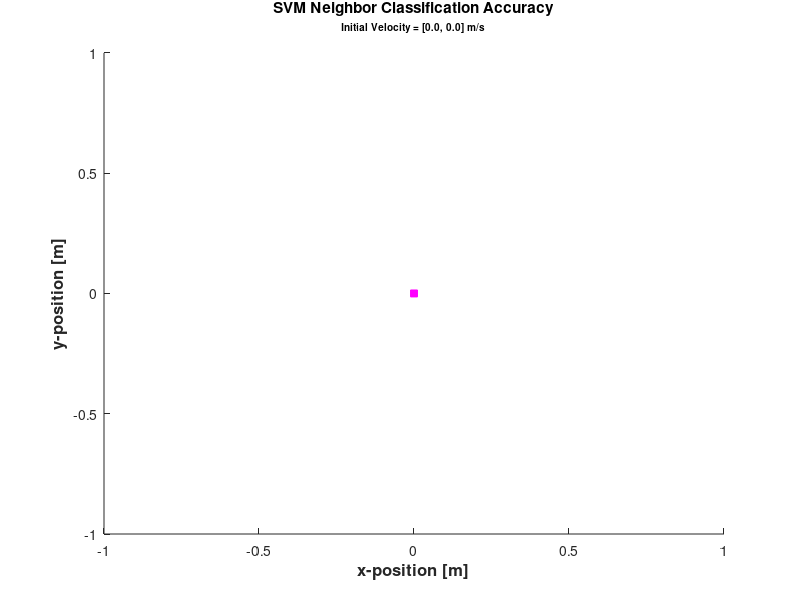

This chart was generated by the following MATLAB code: (Note: this script raises an error after producing the figure.)
% DblIntQuad_NeighborSVMVisual attempts to visualize the accuracy of the 
%   SVM classifier
%
% AUTHOR:   Ross Allen
% DATE:     Feb 29, 2016

clear xVals yVals vVals x_i y_i v_i initState finalState featVec reachableSet
clear probinfo mainTitleStr subTitleStr savefile blankStr
clear fig plotInit plotMisClass plotNonReachable plotReachable
close all

xVals = -15:1:15;
yVals = -15:1:15;
vVals = 0:2:14;
% vVals = 6;
initState = zeros(1,6);

for v_i = 1:length(vVals)
    
    % set velocity for initial state
    initState(5) = vVals(v_i);
    
    % set up plot
    fig = figure; hold on;
    blankStr = sprintf([blanks(1)]);
    mainTitleStr = 'SVM Neighbor Classification Accuracy';
    subTitleStr = sprintf('Initial Velocity = [0.0, %0.1f] m/s', vVals(v_i));
    subTitleStr = sprintf(['\\fontsize{10}' subTitleStr]);
    title({mainTitleStr; subTitleStr; blankStr});
    xlabel('x-position [m]', 'FontSize',12,'FontWeight','bold');
    ylabel('y-position [m]', 'FontSize',12,'FontWeight','bold');
    plot3(initState(1), initState(2), initState(3), 'ms', 'MarkerSize', 5, 'MarkerFaceColor','m');
    plotInit = quiver(initState(1), initState(2), initState(4), initState(5), 'm', 'MarkerSize', 10, 'LineWidth', 5, 'MaxHeadSize', 1.0);
    
    % iterate through x,y coords
    for x_i = 1:length(xVals)
        for y_i = 1:length(yVals)
            finalState{v_i}{x_i, y_i} = ...
                [xVals(x_i), yVals(y_i), 0, 0, 0, 0];
            featVec = mpinfo.learning.neighbor.featureSet(...
                initState, finalState{v_i}{x_i, y_i});
            reachableSet{v_i}(x_i, y_i) = is_reachable( ...
                mpinfo.learning.neighbor.svm_output, featVec);
            
            
            clear probinfo
            probinfo.numerics.n_nodes = mpinfo.sampling.nTrajNodes;
            probinfo.robot = mpinfo.robot;
            probinfo.environment = mpinfo.environment;
            probinfo.options = mpinfo.offlineOptions;
            probinfo.options.print_summary = false;
            probinfo.options.plot_results = false;
            probinfo.options.costThreshold = NaN;
            probinfo.boundary_values.x0 = initState(1);
            probinfo.boundary_values.y0 = initState(2);
            probinfo.boundary_values.z0 = initState(3);
            probinfo.boundary_values.vx0 = initState(4);
            probinfo.boundary_values.vy0 = initState(5);
            probinfo.boundary_values.vz0 = initState(6);
            probinfo.boundary_values.xf = finalState{v_i}{x_i, y_i}(1);
            probinfo.boundary_values.yf = finalState{v_i}{x_i, y_i}(2);
            probinfo.boundary_values.zf = finalState{v_i}{x_i, y_i}(3);
            probinfo.boundary_values.vxf = finalState{v_i}{x_i, y_i}(4);
            probinfo.boundary_values.vyf = finalState{v_i}{x_i, y_i}(5);
            probinfo.boundary_values.vzf = finalState{v_i}{x_i, y_i}(6);
            probinfo = DblIntQuadOptimizer(probinfo, 0);
            if isfield(probinfo.solution, 'cost')
%                 if probinfo.solution.cost < mpinfo.learning.neighborCostThreshold
%                     plot3(xVals(x_i), yVals(y_i), probinfo.solution.cost, 'b.', 'MarkerSize',1);
%                 else
%                     plot3(xVals(x_i), yVals(y_i), probinfo.solution.cost, 'k.', 'MarkerSize',1);
%                 end
            else
                disp('No Solution');
            end
            
            if (reachableSet{v_i}(x_i, y_i))
                plotReachable = plot3(xVals(x_i), yVals(y_i), 0, 'bo');
                if isfield(probinfo.solution, 'cost') && ...
                        probinfo.solution.cost > mpinfo.learning.neighborCostThreshold
                    plotMisClass = plot3(xVals(x_i), yVals(y_i), 0, 'r*', 'MarkerSize',12);
                end
            else
                plotNonReachable = plot3(xVals(x_i), yVals(y_i), 0, 'k^');
                if isfield(probinfo.solution, 'cost') && ...
                        probinfo.solution.cost <= mpinfo.learning.neighborCostThreshold
                    plotMisClass = plot3(xVals(x_i), yVals(y_i), 0, 'r*', 'MarkerSize',12);
                end
            end
        end
    end
    
    % Set up legend
    axis square
    legend([plotInit plotReachable plotNonReachable plotMisClass],...
        'initial state', 'reachable', 'non-reachable', 'misclassification',...
        'Location','southeast')
    tightfig(fig);
    savefile = ['figures/SVMVisual_initVel_', num2str(vVals(v_i))];
    print(fig, savefile, '-dsvg')
    hold off
end